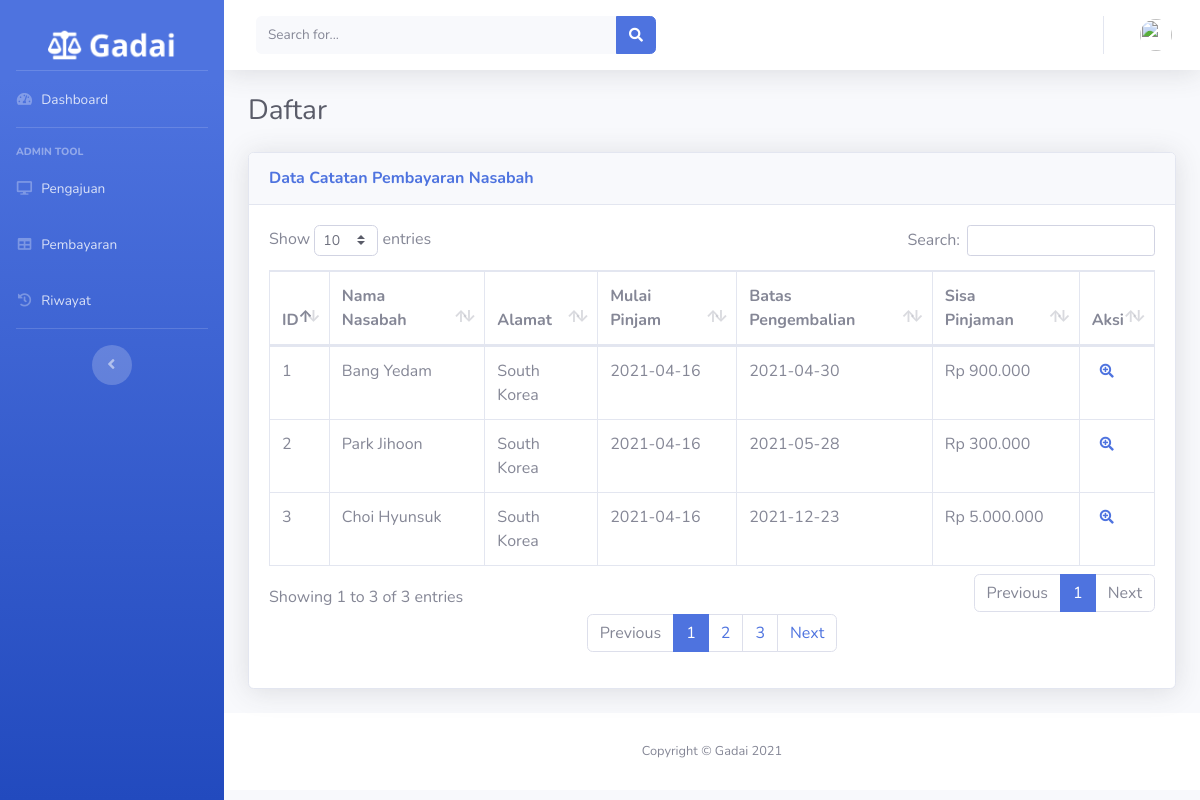
The page /index.php/pembayaran on the database its author committed.
### tables this page shows
CREATE TABLE `catatan_pembayaran` (
  `id` int(11) NOT NULL,
  `id_pengajuan` int(11) NOT NULL,
  `tanggal_bayar` date NOT NULL,
  `nominal_bayar` int(11) NOT NULL,
  `bukti_bayar` varchar(128) NOT NULL
);

CREATE TABLE `pengajuan_gadai` (
  `id` int(11) NOT NULL,
  `nama_nasabah` varchar(128) NOT NULL,
  `alamat` varchar(128) NOT NULL,
  `tanggal_pinjam` date NOT NULL,
  `batas_pengembalian` date NOT NULL,
  `jumlah_peminjaman` int(11) NOT NULL,
  `nama_jaminan` varchar(128) NOT NULL,
  `bukti_jaminan` varchar(128) NOT NULL,
  `status` int(2) NOT NULL
);

### application/controllers/Pembayaran.php (called while the page is built, shortened)
<?php
class Pembayaran extends CI_Controller
{
    public function __construct()
    {
        $this->load->model(array('Pembayaran_model'));
    }
    public function index()
    {
        $data['pembayaran'] = $this->Pembayaran_model->getDataNasabah();
        $data['title'] = 'Gadai-Pembayaran';
        $data['user'] = $this->db->get_where('user_admin', ['email' => $this->session->userdata('email')])->row_array();
        $this->load->view('templates/header', $data);
        $this->load->view('templates/sidebar', $data);
        $this->load->view('templates/topbar', $data);
        $this->load->view('admin/catatanpembayaran', $data);
        $this->load->view('templates/footer');
    }
}

### index.php (called while the page is built, shortened)
<?php
require_once BASEPATH.'core/CodeIgniter.php';

### application/models/Pembayaran_model.php (called while the page is built, shortened)
<?php
class Pembayaran_model extends CI_Model
{
    public function getDataNasabah()
    {
        $this->db->select('*');
        $this->db->from('catatan_pembayaran');
        $this->db->join('pengajuan_gadai', 'pengajuan_gadai.id = catatan_pembayaran.id_pengajuan');
        $this->db->group_by(array('id_pengajuan'))->where(['status' => 0]);
        return $this->db->get()->result_array();
    }
}

### application/views/admin/catatanpembayaran.php (the view)
<div class="container-fluid">
    <div class="d-sm-flex align-items-center justify-content-between mb-4">
        <h1 class="h3 mb-0 text-gray-800">Daftar</h1>
    </div>
    <div class="card shadow mb-4">
        <div class="card-header py-3">
            <h6 class="m-0 font-weight-bold text-primary">Data Catatan Pembayaran Nasabah</h6>
        </div>
        <div class="card-body">
            <div class="table-responsive">
                <table class="table table-bordered" id="dataTable" width="100%" cellspacing="0">
                    <thead>
                        <tr>
                            <th>ID</th>
                            <th>Nama Nasabah</th>
                            <th>Alamat</th>
                            <th>Mulai Pinjam</th>
                            <th>Batas Pengembalian</th>
                            <th>Sisa Pinjaman</th>
                            <th>Aksi</th>
                        </tr>
                    </thead>
                    <tbody>
                        <?php $no = 1;
                        foreach ($pembayaran as $bayar) { ?>
                            <tr>
                                <td><?php echo $no++; ?></td>
                                <td><?php echo $bayar['nama_nasabah'] ?></td>
                                <td><?php echo $bayar['alamat'] ?></td>
                                <td><?php echo $bayar['tanggal_pinjam'] ?></td>
                                <td><?php echo $bayar['batas_pengembalian'] ?></td>
                                <td><?php echo "Rp " . number_format($bayar['jumlah_peminjaman'], 0, ",", ".")  ?></td>
                                <td>
                                    <a href="<?php echo base_url(); ?>Pembayaran/detailPembayaran/<?php echo $bayar['id_pengajuan']; ?>" class="fa fa-search-plus fa-sm text-white-100 mx-2"></a>
                                </td>
                            </tr>
                        <?php } ?>
                    </tbody>
                </table>
                <nav aria-label="Page navigation example">
                    <ul class="pagination justify-content-center">
                        <li class="page-item disabled">
                            <a class="page-link" href="#" tabindex="-1">Previous</a>
                        </li>
                        <li class="page-item active"><a class="page-link" href="#">1</a></li>
                        <li class="page-item"><a class="page-link" href="#">2</a></li>
                        <li class="page-item"><a class="page-link" href="#">3</a></li>
                        <li class="page-item">
                            <a class="page-link" href="#">Next</a>
                        </li>
                    </ul>
                </nav>
            </div>
        </div>
    </div>
</div>

### rows shown on the page
catatan_pembayaran: id_pengajuan.nama_nasabah "Bang Yedam", id_pengajuan.alamat "South Korea", id_pengajuan.tanggal_pinjam "2021-04-16", id_pengajuan.batas_pengembalian "2021-04-30", id_pengajuan.jumlah_peminjaman "900.000"
catatan_pembayaran: id_pengajuan.nama_nasabah "Park Jihoon", id_pengajuan.alamat "South Korea", id_pengajuan.tanggal_pinjam "2021-04-16", id_pengajuan.batas_pengembalian "2021-05-28", id_pengajuan.jumlah_peminjaman "300.000"
catatan_pembayaran: id_pengajuan.nama_nasabah "Choi Hyunsuk", id_pengajuan.alamat "South Korea", id_pengajuan.tanggal_pinjam "2021-04-16", id_pengajuan.batas_pengembalian "2021-12-23", id_pengajuan.jumlah_peminjaman "5.000.000"
